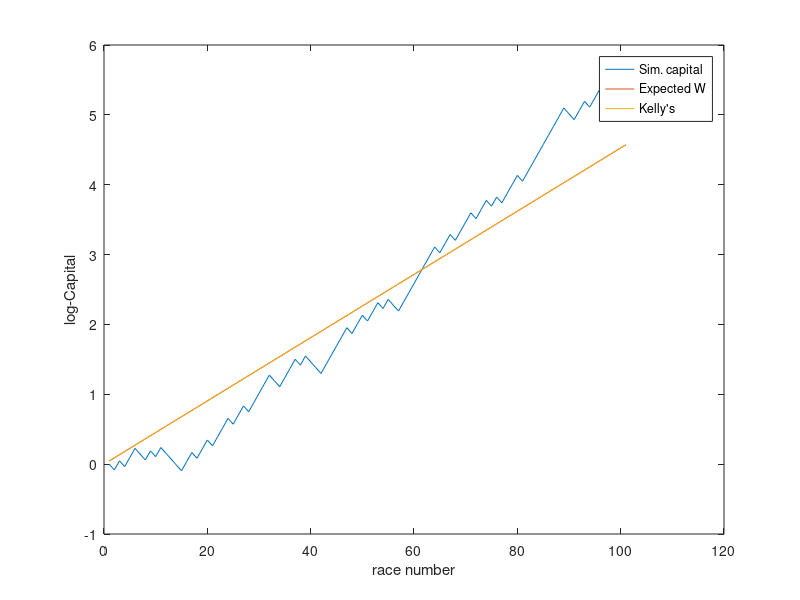

Source code (MATLAB):
%Horse race with correlations
%november 19
%Simulates horse races outcomes with probabilities conditioned on last outcome

%%%%%%%%%Definition of probabilities

%Conditional probabilities P(i,j)=P(i|j) prob. of horse i winning provided horse j won in the previous round
%P=[p(1|1) p(1|2) p(1|3)
%   p(2|1) P(2|2) p(2|3)
%   p(3|1) P(3|2) p(3|3)];
   
P=[0.2  .2 .3
   .4   .5 .4
   .4   .3 .3];
P=[0.4  .4 
   .6   .6];

q=length(P); %Number of horses   
%Probabilities for first race. They shouldn't really matter for the long run
px0=[.4 
     .6];
%%%%%%%%%Definition of odds
%odds you get for winning
odds=zeros(q,1);
odds=[4 4 2]';
odds=[2.3 1.9 ]';
%%%%%%%%%Definition of bets
%Conditional bets b(i,j)=b(i|j). How much to bet on horse i provided horse j won in the previous round
b=zeros(size(P));
%Some winning but not optimal betting strategy
b=[.25 .2 .2
   .5  .35 .6
   .25 .45 .2 
];

b=P; %Uncomment this line to simulate Kelly's case
%b=1./odds.*ones(q); %Uncomment this one to play the null strategy
%b=1./odds.*ones(q)+0.2*rand(q); %Uncomment this one to play something CLOSE to the null strategy
%norm=sum(b);
%b=b./norm; %normalized
%Uncorrelated
%b=b(:,1).*ones(size(b))


%%%%Rest of parameters and variables
num_races=100; %number of races   

%initialize variables
S=0; %initial (log) capital
log_capital=0; %Stores the logarithm of the capital for 1 race
horse=zeros(1,num_races); %Stores which horse won last race. 
horse(1)=1; %First race was won by 1. Does not matter since 1 race probabilities are the same no matter what column you take;
%In matlab, first element of a vector is 1, not 0

%%%Start with first race probabilities.
p=zeros(q,1); %Stores the probabilities of the q horses for each race. The columno corresponding to the horse that won before;
p=px0; %first race.

%%The races loop

for i=2:num_races+1
     r=rand; %random number from 0 to 1;
     %Who wins this race with that r?
     cumulative_p=cumsum(p); %Cumulative sum. Every element is the sum of the previous p values [p1 p1+p2 p1+p2+p3, etc....]
     check=(r<=cumulative_p); %check is a vector with elements 0 or 1 depending whether the condition is met or not. The first appearance of 1 is the horse that wins
     [m,where_is_the_first_one]=max(check); 
     %max returns in the second variable (where_is_the_first_one) the index where the maximum (1) of the vector is met. Matlab function "max" is such that if the maximum occurs in several places, the first index is returned. What a lucky coincidence!
     horse(i)=where_is_the_first_one; %horse(i) wins this race
     %Compute the capital
     log_capital=log(odds(horse(i))*b(horse(i),horse(i-1)));
     %I am assuming bets for horse=1 in the first race. Shouldn't change much allowing for different bets in the first race.
     S(i)=log_capital;
     p=P(:,horse(i));%Defines probabilities for next race 
end 
accrued_capital=cumsum(S); %The cumulative capital

%%%Stationary solution
%compute stationary probability. 
sufficiently_big_number=1000; %Number of races to compute stationary prob.
pi_st=1/q*ones(q,1); %initial guess prob. Shouldn't really matter.
for i=1:sufficiently_big_number
  pi_st=P*pi_st;
end
%Expected returns for the games played
W_theory=sum(P.*log(odds.*b)*pi_st);

%%%Kelly's expected gains
%Compute Kelly's solution.
b_Kelly=P; %Proportional betting
W_Kelly=sum(P.*log(odds.*b_Kelly)*pi_st);

%Check horse stationary probabilities by computing the histogram of horse wins
show_histogram=0; %change to 0 if you don't want the histogram to be displayed every time
if show_histogram
	figure
	bar(1:q,pi_st,.25)
	hold on
	h=histogram(horse,'Normalization','probability','BinWidth',0.2);
	xlabel('horse')
	ylabel('probability')
	legend('St prob','observed freq')
	disp('----Checking stationary distribution----')
	disp('Stationary distribution')
	pi_st
	disp('Histogram results')
	where_is_the_relevant_data=h.Values>0; %Just a trick to display only the relevant values
	indices=[];
	for i=1:length(where_is_the_relevant_data)
		if where_is_the_relevant_data(i)
		  indices=[indices i];
		end
        end
	h.Values(indices)'
end
%%%%Results%%%%%

disp('---Expected Capital growths---')
W_Kelly
W_theory

%%Plotting stuff
%figure
%plot(horse) %histogram is more interesting in fact

figure
race=1:num_races+1; %race vector for plotting
expected_W=W_theory*race;%The expected average W for the actual b played
Kelly_W=W_Kelly*race; %The expected average W for Kelly's prop. betting b=P
plot(race,accrued_capital,race,expected_W,race,Kelly_W)
legend('Sim. capital','Expected W','Kelly''s')
xlabel('race number')
ylabel('log-Capital')

%figure
%plot(race,exp(accrued_capital),race,exp(expected_W))

